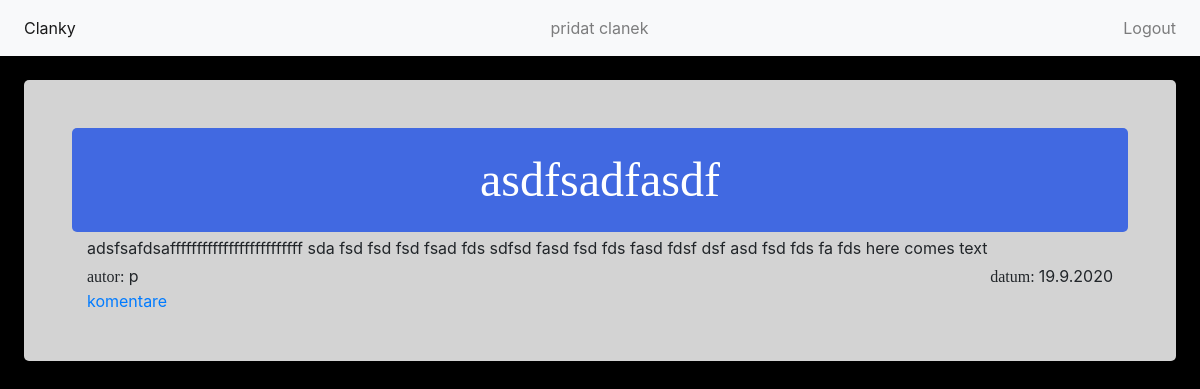
The page /blog/1 (signed in) on the database its author committed.
### Blog/models.py (models this page shows, shortened)
class Articles(models.Model):
    article_author = models.ForeignKey(User, on_delete=models.CASCADE,null=True, blank=True)
    article_header = models.CharField(max_length=30)
    article_text = models.TextField(default='here comes text')
    pub_date = models.DateTimeField(auto_now=True)

### Blog/views.py (the view)
# urls.py: path('<int:article_id>', views.articles, name= "article"),
def articles(request, article_id =0, expand_comments='false'):
    articles_list= Articles.objects.all()
    print(expand_comments)
    if(article_id == 0):
        articles_list = articles_list.order_by('-pub_date')
        context = {'article_list': articles_list}
        return render(request, 'blog/article.html', context=context)
    article = articles_list.get(pk=article_id)
    comment_list = Comments.objects.all()
    context = {'article': article, 'expand_comments': expand_comments, 'comments': comment_list}
    return render(request, 'blog/article_detail.html', context= context)

### templates/blog/article_detail.html
{% extends "blog/index.html" %}
{% block content %}
    <div class="article_wrapper p-5">
        <div class=" container-fluid">
             {% include 'blog/article_header.html' %}
            <div class="mt-1 mb-1 row">
                <div class="col"> {{ article.article_text}}</div>
            </div>
            <div class="a_detials row">
                    <div class="col text-left"><span>autor:</span> {{ article.article_author.username }}</div>
                    <div class="col text-right"><span>datum: </span>{{ article.pub_date|date:"j.n.Y"}}</div>
            </div>
             {% include 'blog/article_comments.html' %}
         </div>
    </div>
{% endblock %}

### templates/blog/article_header.html
<div class="article_header row p-3">
    <div class="a_header col"> {{ article.article_header }}</div>
</div>

### Blog/static/blog/article_style.css (style rules this page uses)
.article_header { background-color: royalblue; border-radius: 5px; }
.a_detials >div> span { font-family: "Times New Roman"; font-size: 1em; margin: 0; }
.a_header { font-family: "Arial Black"; color: white; font-size: 4vw; text-align: center; }
.article_wrapper { padding: 2vw; border-radius:5px; background-color: lightgray; margin-top: 1vw; margin-bottom: 1vw; }

### Blog/static/blog/index_style.css (style rules this page uses)
body { background-color: black; }

### rows shown on the page
Articles: article_header "asdfsadfasdf", article_text "adsfsafdsafffffffffffffffffffffffff sda fsd fsd fsd fsad fds sdfsd fasd fsd fds fasd fdsf dsf asd fsd fds fa fds here comes text", article_author.username "p", pub_date "19.9.2020"
